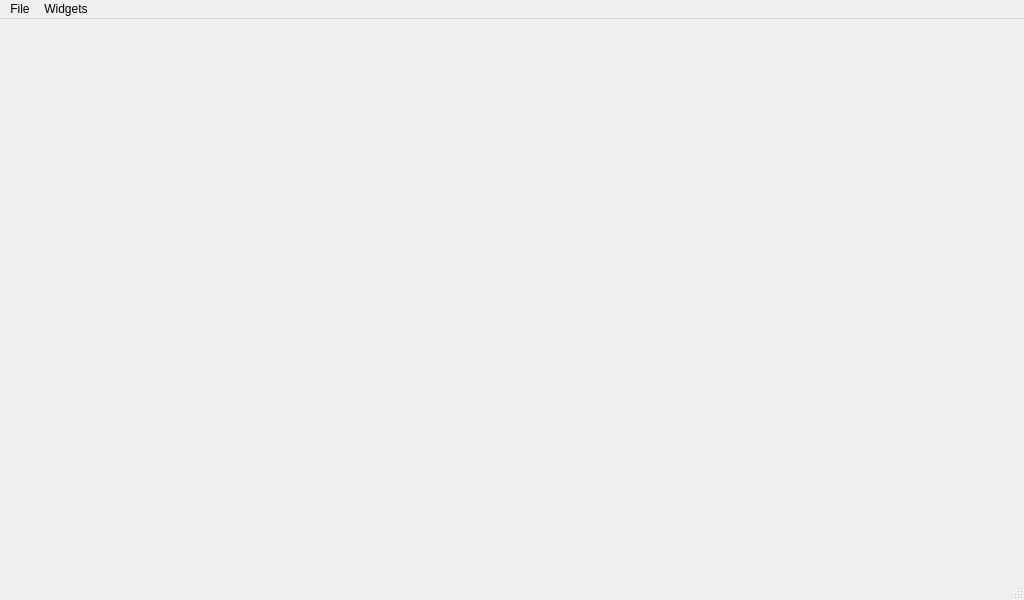
<?xml version="1.0" encoding="UTF-8"?>
<ui version="4.0">
 <class>MainWindow</class>
 <widget class="QMainWindow" name="MainWindow">
  <property name="geometry">
   <rect>
    <x>0</x>
    <y>0</y>
    <width>1024</width>
    <height>600</height>
   </rect>
  </property>
  <property name="minimumSize">
   <size>
    <width>640</width>
    <height>400</height>
   </size>
  </property>
  <property name="baseSize">
   <size>
    <width>1100</width>
    <height>800</height>
   </size>
  </property>
  <property name="mouseTracking">
   <bool>false</bool>
  </property>
  <property name="windowTitle">
   <string>MGMainWindow</string>
  </property>
  <property name="styleSheet">
   <string notr="true"/>
  </property>
  <widget class="QWidget" name="centralWidget">
   <property name="sizePolicy">
    <sizepolicy hsizetype="MinimumExpanding" vsizetype="MinimumExpanding">
     <horstretch>0</horstretch>
     <verstretch>0</verstretch>
    </sizepolicy>
   </property>
   <property name="minimumSize">
    <size>
     <width>200</width>
     <height>150</height>
    </size>
   </property>
  </widget>
  <widget class="QMenuBar" name="menuBar">
   <property name="geometry">
    <rect>
     <x>0</x>
     <y>0</y>
     <width>1024</width>
     <height>26</height>
    </rect>
   </property>
   <widget class="QMenu" name="menuFile">
    <property name="title">
     <string>File</string>
    </property>
    <addaction name="separator"/>
    <addaction name="separator"/>
    <addaction name="actionExit"/>
   </widget>
   <widget class="QMenu" name="menuWidgets">
    <property name="title">
     <string>Widgets</string>
    </property>
   </widget>
   <addaction name="menuFile"/>
   <addaction name="menuWidgets"/>
  </widget>
  <widget class="QStatusBar" name="statusBar"/>
  <action name="actionExit">
   <property name="text">
    <string>Exit</string>
   </property>
   <property name="shortcut">
    <string>Ctrl+Q</string>
   </property>
  </action>
  <action name="actionAdd_Link">
   <property name="text">
    <string>Manage Communication Links</string>
   </property>
  </action>
  <action name="actionAdvanced_Mode">
   <property name="checkable">
    <bool>true</bool>
   </property>
   <property name="text">
    <string>Advanced Mode</string>
   </property>
  </action>
 </widget>
 <layoutdefault spacing="6" margin="11"/>
 <resources/>
 <connections>
  <connection>
   <sender>actionExit</sender>
   <signal>triggered()</signal>
   <receiver>MainWindow</receiver>
   <slot>close()</slot>
   <hints>
    <hint type="sourcelabel">
     <x>-1</x>
     <y>-1</y>
    </hint>
    <hint type="destinationlabel">
     <x>299</x>
     <y>199</y>
    </hint>
   </hints>
  </connection>
 </connections>
</ui>
